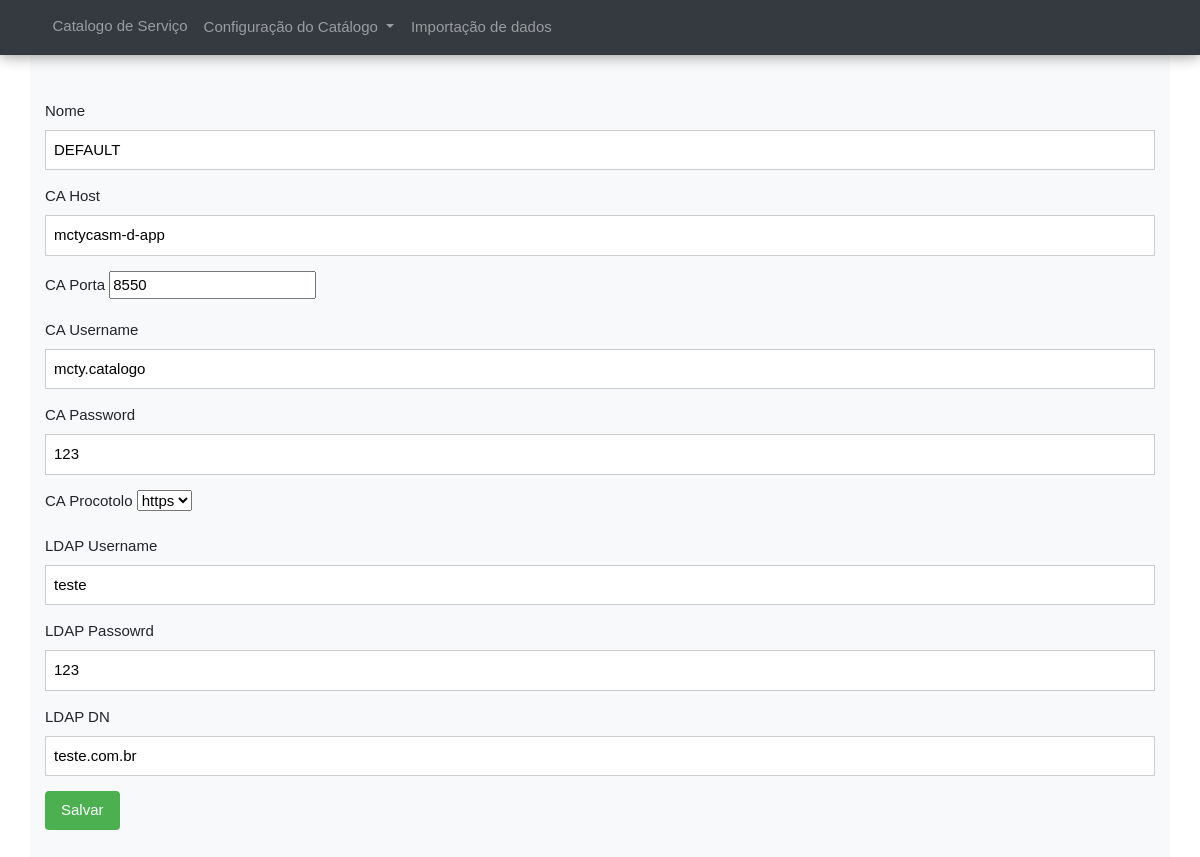
Before: /catalogo/config_integration with the older database file.
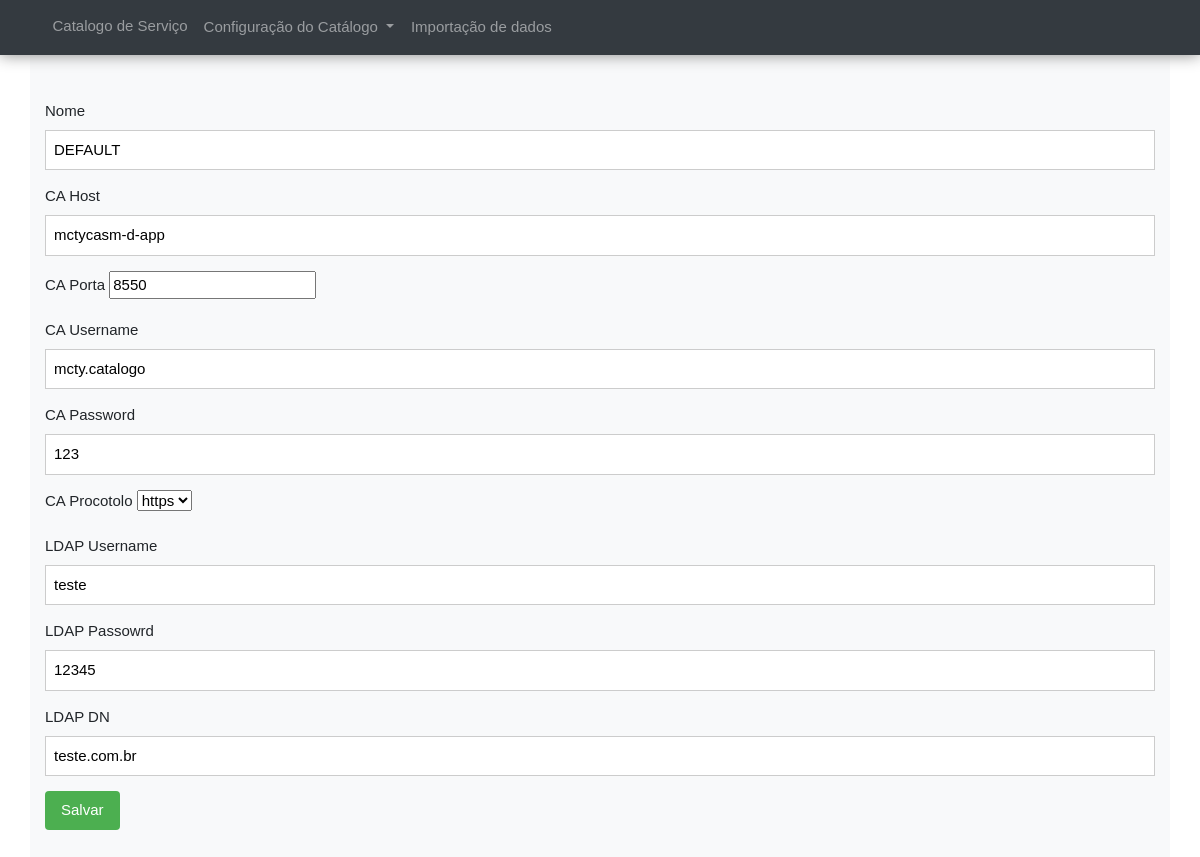
After: the same page with the newer database file.
### catalogo/models.py (models this page shows, shortened)
class Config(models.Model):
    nome = models.CharField(max_length=200, name='nome', default="Configuração")
    CA_host = models.CharField(max_length=50, verbose_name='CA Host')
    CA_port = models.IntegerField(default=8050, verbose_name='CA Porta')
    CA_username = models.CharField(max_length=50, default=None, verbose_name='CA Username')
    CA_password = models.CharField(max_length=50, default=None, verbose_name='CA Password')
    LISTA_HTTP = (
     ('http://', 'http'),
    ('https://', 'https')
    )
    CA_conn = models.CharField(max_length=10, choices=LISTA_HTTP, default="http", verbose_name='CA Procotolo')
    LDAP_username = models.CharField(max_length=50, default=None, verbose_name='LDAP Username')
    LDAP_password = models.CharField(max_length=50, default=None, verbose_name='LDAP Passowrd')
    LDAP_DN = models.CharField(max_length=100, default=None, verbose_name='LDAP DN')
    last_date_mod = models.DateTimeField(auto_now=True, verbose_name='Última data de alteração')
    class Meta:
        verbose_name = 'Configuração'

### catalogo/views.py (the view)
def detail_config_integration(request):
    try:
        config_instanced = Config.objects.get(nome='DEFAULT')
    except Config.DoesNotExist:
        raise Http404("Configuração não encontrada.")
    if request.method == 'POST':
        form = FormConfig(request.POST, instance=config_instanced)
        if form.is_valid():
            form.save()
            return redirect('/')
    elif request.method == 'GET':
        form = {"form" : FormConfig(instance=config_instanced)}
        return render(request, 'catalogo/detail_config_integration.html', form)

### catalogo/forms.py
class FormConfig(BaseForm):
    class Meta:
        model = Config
        fields = '__all__'

### templates/catalogo/detail_config_integration.html (shortened to what this page needs)
{% extends 'catalogo/base.html' %}
{% block main%}
{% load static %}
<main>
    <div class="container py-5 bg-light">
            <form action= "{% url 'catalogo:detail_config_integration' %}" method="POST" class="form-group">
                   {% for field in form %}
                        <div class="form-group">
                            <label for="{{field.id_for_label}}"> {{ field.label }} </label>
                            {{ field }}
                        </div>
                    {% endfor %}
                <input type="submit" class="w3-button w3-green w3-round" value="Salvar">
            </form>
        </div>
</main>
{% endblock %}

Changed rows visible on the page:
changed Config "DEFAULT": LDAP_password "123" → "12345"
